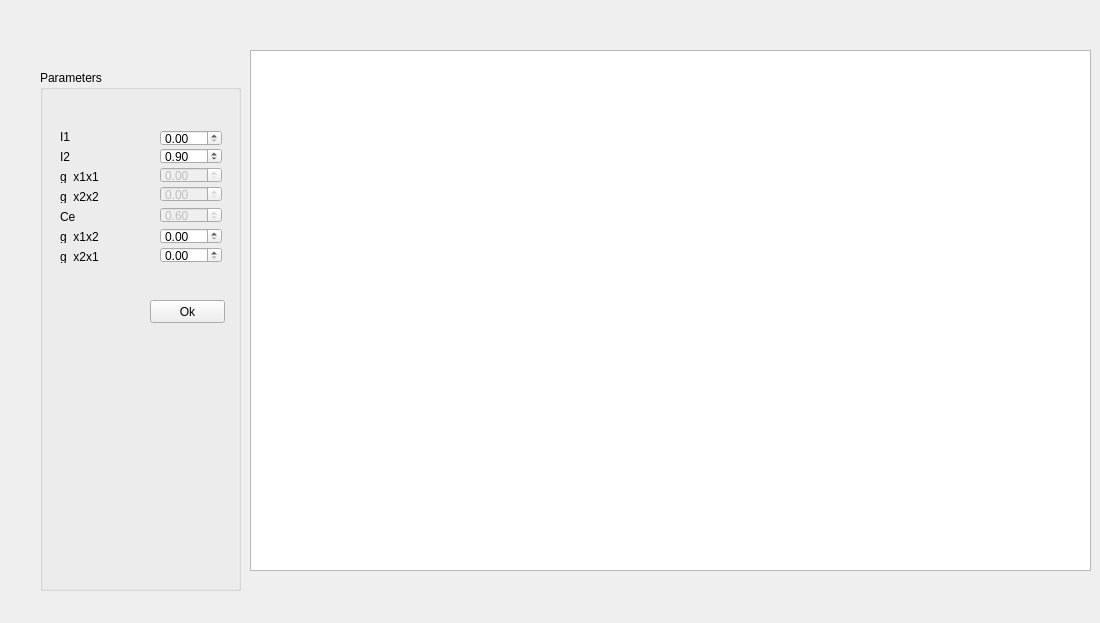
<?xml version="1.0" encoding="UTF-8"?>
<ui version="4.0">
 <class>Visualizer</class>
 <widget class="QWidget" name="Visualizer">
  <property name="geometry">
   <rect>
    <x>0</x>
    <y>0</y>
    <width>1100</width>
    <height>623</height>
   </rect>
  </property>
  <property name="windowTitle">
   <string>Visualizer</string>
  </property>
  <property name="locale">
   <locale language="English" country="UnitedStates"/>
  </property>
  <widget class="QGroupBox" name="groupBox">
   <property name="geometry">
    <rect>
     <x>40</x>
     <y>70</y>
     <width>201</width>
     <height>521</height>
    </rect>
   </property>
   <property name="locale">
    <locale language="English" country="UnitedStates"/>
   </property>
   <property name="title">
    <string>Parameters</string>
   </property>
   <widget class="QLabel" name="label">
    <property name="geometry">
     <rect>
      <x>20</x>
      <y>60</y>
      <width>46</width>
      <height>13</height>
     </rect>
    </property>
    <property name="text">
     <string>I1</string>
    </property>
   </widget>
   <widget class="QLabel" name="label_2">
    <property name="geometry">
     <rect>
      <x>20</x>
      <y>80</y>
      <width>46</width>
      <height>13</height>
     </rect>
    </property>
    <property name="text">
     <string>I2</string>
    </property>
   </widget>
   <widget class="QLabel" name="label_7">
    <property name="geometry">
     <rect>
      <x>20</x>
      <y>180</y>
      <width>46</width>
      <height>13</height>
     </rect>
    </property>
    <property name="text">
     <string>g_x2x1</string>
    </property>
   </widget>
   <widget class="QDoubleSpinBox" name="doubleSpinBox_I1">
    <property name="geometry">
     <rect>
      <x>120</x>
      <y>60</y>
      <width>62</width>
      <height>16</height>
     </rect>
    </property>
   </widget>
   <widget class="QDoubleSpinBox" name="doubleSpinBox_I2">
    <property name="geometry">
     <rect>
      <x>120</x>
      <y>78</y>
      <width>62</width>
      <height>16</height>
     </rect>
    </property>
    <property name="maximum">
     <double>1.500000000000000</double>
    </property>
    <property name="singleStep">
     <double>0.100000000000000</double>
    </property>
    <property name="value">
     <double>0.900000000000000</double>
    </property>
   </widget>
   <widget class="QDoubleSpinBox" name="doubleSpinBox_gx1x1">
    <property name="enabled">
     <bool>false</bool>
    </property>
    <property name="geometry">
     <rect>
      <x>120</x>
      <y>97</y>
      <width>62</width>
      <height>16</height>
     </rect>
    </property>
   </widget>
   <widget class="QDoubleSpinBox" name="doubleSpinBox_gx1x2">
    <property name="geometry">
     <rect>
      <x>120</x>
      <y>158</y>
      <width>62</width>
      <height>16</height>
     </rect>
    </property>
   </widget>
   <widget class="QDoubleSpinBox" name="doubleSpinBox_gx2x2">
    <property name="enabled">
     <bool>false</bool>
    </property>
    <property name="geometry">
     <rect>
      <x>120</x>
      <y>116</y>
      <width>62</width>
      <height>16</height>
     </rect>
    </property>
   </widget>
   <widget class="QDoubleSpinBox" name="doubleSpinBox_Ce">
    <property name="enabled">
     <bool>false</bool>
    </property>
    <property name="geometry">
     <rect>
      <x>120</x>
      <y>137</y>
      <width>62</width>
      <height>16</height>
     </rect>
    </property>
    <property name="value">
     <double>0.600000000000000</double>
    </property>
   </widget>
   <widget class="QDoubleSpinBox" name="doubleSpinBox_gx2x1">
    <property name="geometry">
     <rect>
      <x>120</x>
      <y>177</y>
      <width>62</width>
      <height>16</height>
     </rect>
    </property>
   </widget>
   <widget class="QPushButton" name="OkButton">
    <property name="geometry">
     <rect>
      <x>110</x>
      <y>230</y>
      <width>75</width>
      <height>23</height>
     </rect>
    </property>
    <property name="locale">
     <locale language="English" country="UnitedStates"/>
    </property>
    <property name="text">
     <string>Ok</string>
    </property>
   </widget>
  </widget>
  <widget class="QLabel" name="label_3">
   <property name="geometry">
    <rect>
     <x>60</x>
     <y>170</y>
     <width>46</width>
     <height>13</height>
    </rect>
   </property>
   <property name="text">
    <string>g_x1x1</string>
   </property>
  </widget>
  <widget class="QLabel" name="label_4">
   <property name="geometry">
    <rect>
     <x>60</x>
     <y>190</y>
     <width>46</width>
     <height>13</height>
    </rect>
   </property>
   <property name="text">
    <string>g_x2x2</string>
   </property>
  </widget>
  <widget class="QLabel" name="label_5">
   <property name="geometry">
    <rect>
     <x>60</x>
     <y>210</y>
     <width>46</width>
     <height>13</height>
    </rect>
   </property>
   <property name="text">
    <string>Ce</string>
   </property>
  </widget>
  <widget class="QLabel" name="label_6">
   <property name="geometry">
    <rect>
     <x>60</x>
     <y>230</y>
     <width>46</width>
     <height>13</height>
    </rect>
   </property>
   <property name="text">
    <string>g_x1x2</string>
   </property>
  </widget>
  <widget class="QGraphicsView" name="graphicsView">
   <property name="geometry">
    <rect>
     <x>250</x>
     <y>50</y>
     <width>841</width>
     <height>521</height>
    </rect>
   </property>
  </widget>
 </widget>
 <resources/>
 <connections/>
</ui>
